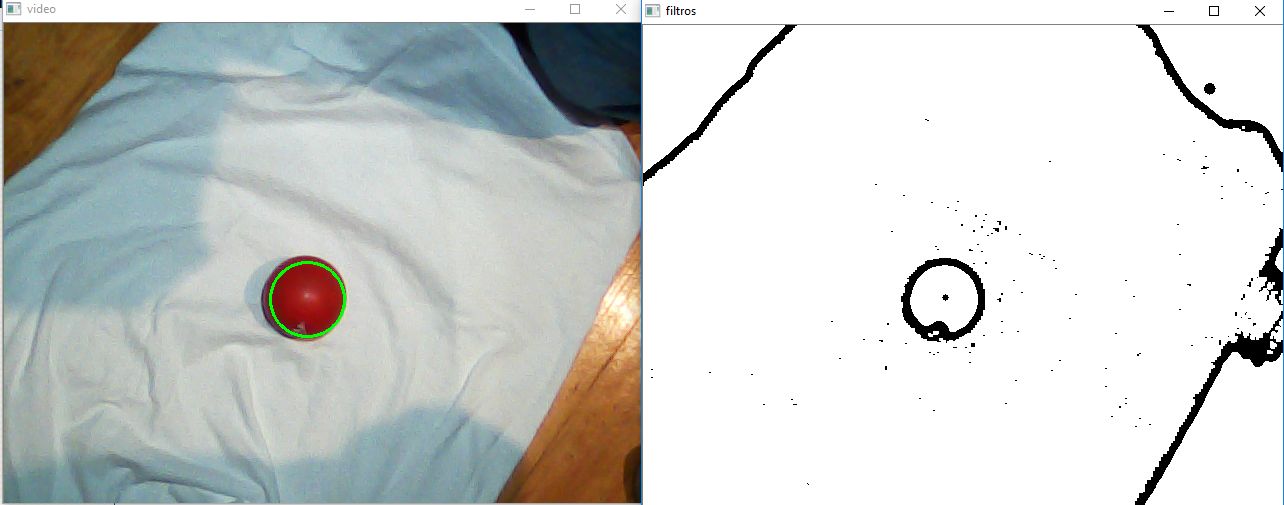
#> input picture 2. clase19-01-2019/programas clase/ball.PNG, 1284 x 505 px, given in place of the camera
$ python balldetection.py
#> lines starting #> are read from the running program, lines starting #| are printed output that depends on the picture; after the words box and inside, x2 and y2 are one past the last pixel; in counts of white or black regions, pixels touching at a corner belong together
import cv2
import numpy as np

maxCirculos=6
maxCirculos=maxCirculos-1

lower = np.array([0,0,66])
upper = np.array([162,114,255])

video = cv2.VideoCapture(1)

while True:
    ret, frame = video.read()
#> frame is the input picture: shape (505, 1284, 3); mean B, G, R 206.5, 208.6, 205.3
    color= cv2.inRange(frame, lower, upper)
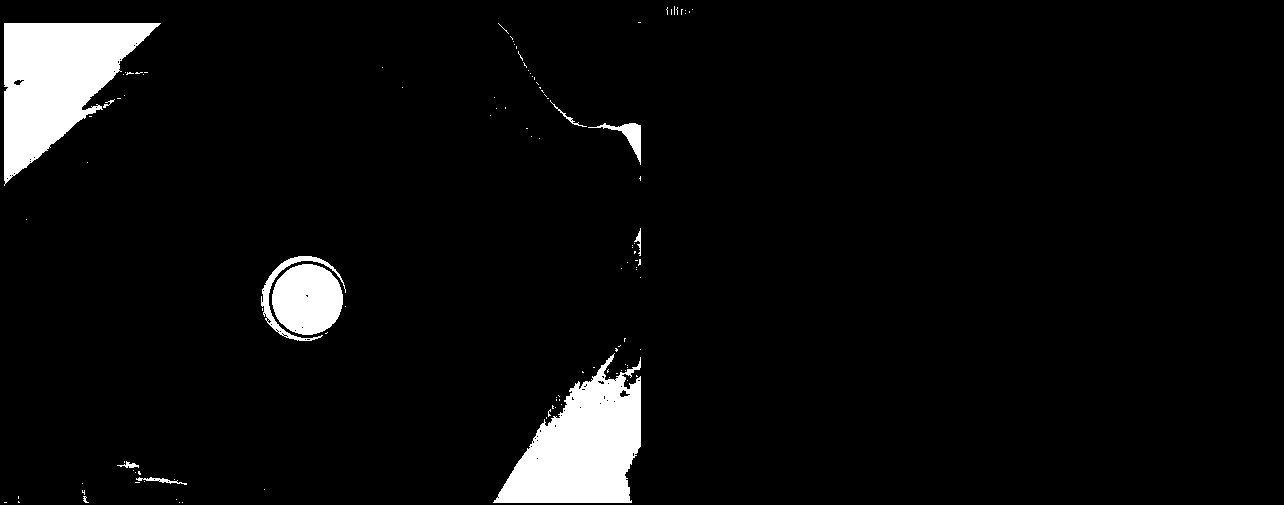
#> color: shape (505, 1284); 5% white; 113 white regions (102 under 20 px), largest, box (x1, y1, x2, y2) and area: (4, 23, 161, 186) 13490, (493, 353, 641, 503) 12655, (272, 264, 343, 335) 3944
    frame = cv2.bitwise_and(frame, frame, mask = color)
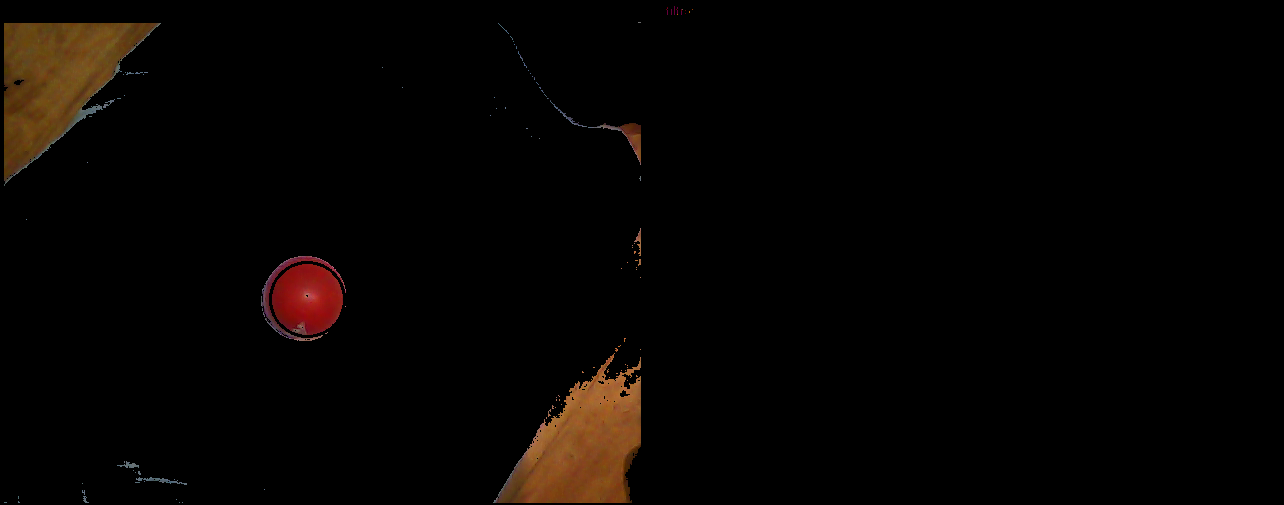
#> frame: shape (505, 1284, 3); mean B, G, R 1.6, 3.4, 6

    framegrey1 = cv2.cvtColor(frame, cv2.COLOR_RGB2GRAY)
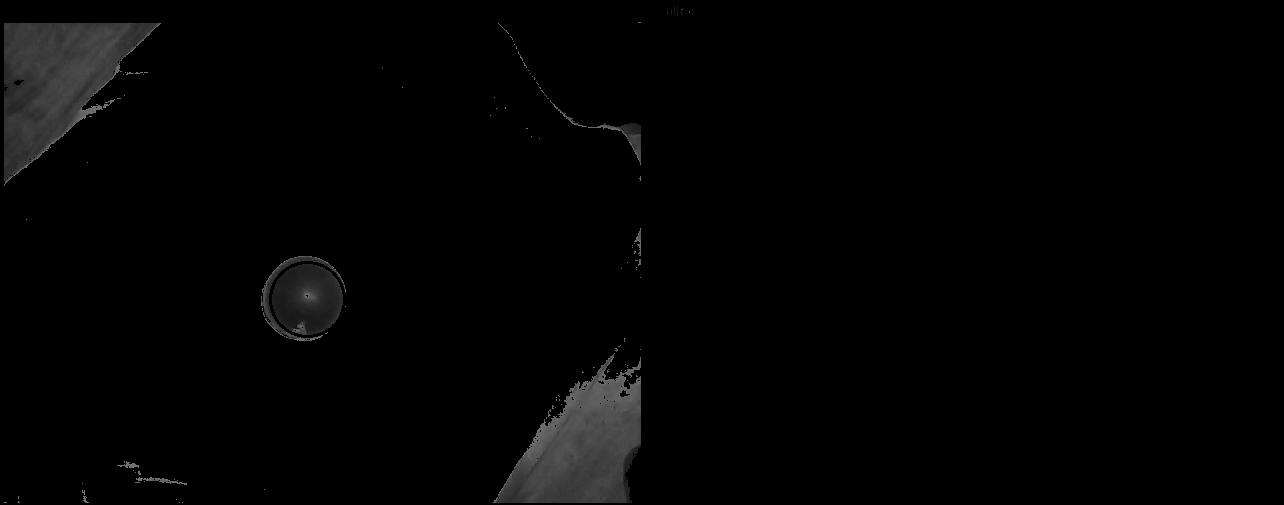
#> framegrey1: shape (505, 1284); min 0, max 128, mean 3.2
    cv2.imshow("Original", framegrey1)


    gray = cv2.GaussianBlur(framegrey1, (1,1), 2)
    """
    La funcion cv2.medianBlur toma la mediana de todos los pixeles bajo el area del kernel y el elemento central se sustituye por este valor mediano.
    Esto es muy eficaz contra el ruido en las imagenes.
    Lo interesante es que el elemento central es un valor recien calculado que puede ser un valor de pixel en la imagen o un nuevo valor.
    Pero en el desenfoque mediano, el elemento central siempre es reemplazado por algun valor de pixel en la imagen.
    Reduce el ruido de manera efectiva. Su tamano de nucleo debe ser un numero entero impar positivo.
    """

    gray = cv2.medianBlur(gray,5)

    # La funcion transforma la imagen en escala de grises a una imagen binaria
    gray = cv2.adaptiveThreshold(gray,255,cv2.ADAPTIVE_THRESH_GAUSSIAN_C,cv2.THRESH_BINARY_INV,19,3)
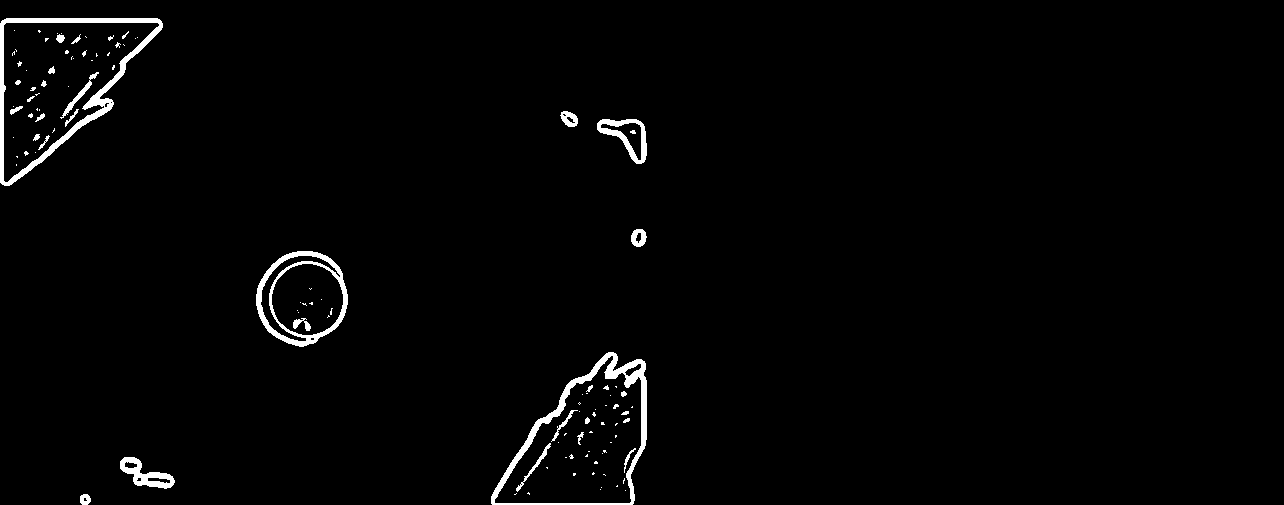
#> gray: shape (505, 1284); 1.8% white; 114 white regions (84 under 20 px), largest, box (x1, y1, x2, y2) and area: (0, 18, 163, 186) 2996, (491, 352, 647, 505) 2769, (256, 251, 348, 347) 1912

    #Se crea el kernel que se utilizara para la funcion erode y dilate
    kernel = np.ones((3,3),np.uint8)

	  #Erosion quita la estructura de pixeles de la capa mas externa
	  #Dilation agrega pixeles a la estructura de la capa mas externa


    gray = cv2.erode(gray,kernel,iterations = 1)
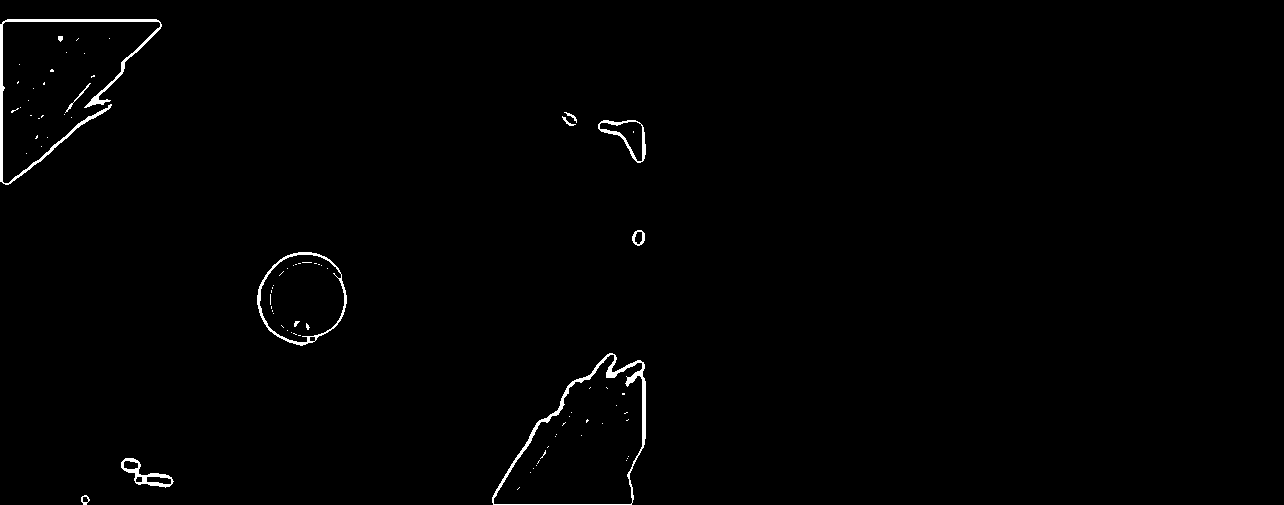
#> gray: shape (505, 1284); 0.83% white; 82 white regions (70 under 20 px), largest, box (x1, y1, x2, y2) and area: (0, 19, 162, 185) 1751, (492, 353, 646, 505) 1530, (257, 252, 347, 346) 742
    gray = cv2.dilate(gray,kernel,iterations = 1)
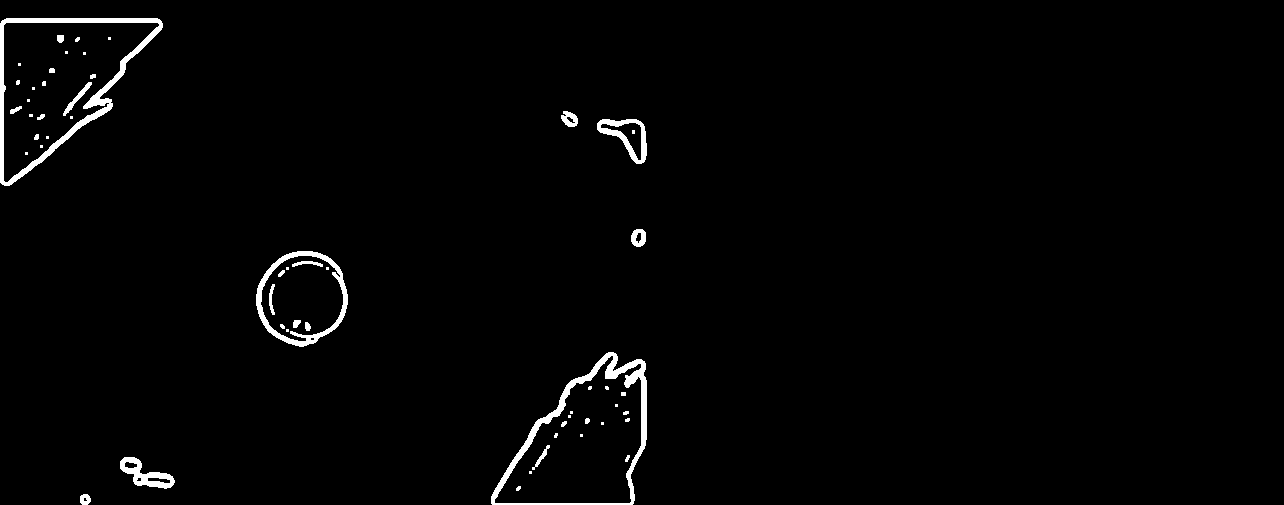
#> gray: shape (505, 1284); 1.6% white; 56 white regions (30 under 20 px), largest, box (x1, y1, x2, y2) and area: (0, 18, 163, 186) 2983, (491, 352, 647, 505) 2763, (256, 251, 348, 347) 1540

    #DETECCION DE CIRCULOS
    circles =  cv2.HoughCircles(gray, cv2.HOUGH_GRADIENT, 1, 10, np.array([]), 100, 28, 5, 100)
#> circles = [[301.5, 300.5, 45.7], [305.5, 288.5, 38.6], [310.5, 305.5, 51], [313.5, 295.5, 33.8], [295.5, 290.5, 35.8]]

    #DIBUJAMOS LOS CIRCULOS EN LOS ENCONTRADOS EN FRAME
    #DIBUJARA SOLAMENTE EL MAXIMO DE CIRCULOS PERMITIDO

    if circles is not None:
        try:
            for c in circles[0]:
                cv2.circle(frame, (c[0],c[1]), c[2], (0,255,0),2)
                circulos=circulos+1
                print("Coordenada X: " + str(c[0]))
                print("Coordenada Y: " + str(c[1]))
                if(circulos>maxCirculos):
                    break
        except:
            print("NO SE DETECTA EL BALON")
    else:
        print("NO SE DETECTA EL BALON")


    cv2.imshow("video", frame)
    cv2.imshow("filtros", gray)
    if cv2.waitKey(1) & 0xFF == ord('q'):
        break
video.release()
cv2.destroyAllWindows()
